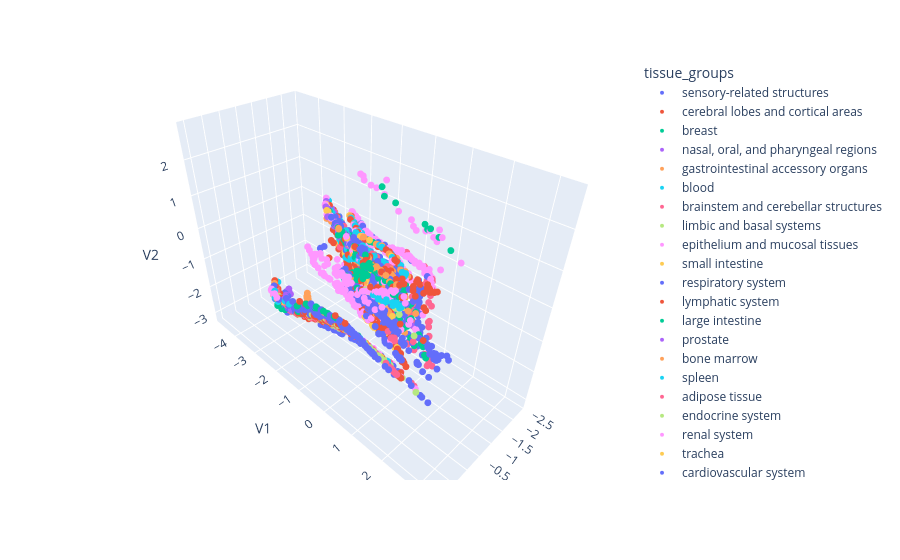

The code cell stored with this chart in its notebook:
### Code cell
import plotly.express as px

# Plotting
fig = px.scatter_3d(
    scvi_representation_coordinates_merged,
    x='V0',
    y='V1',
    z='V2',
    color= 'tissue_groups'
)

# Adjusting marker size
fig.update_traces(marker=dict(size=4))

# Show the plot
fig.show()
